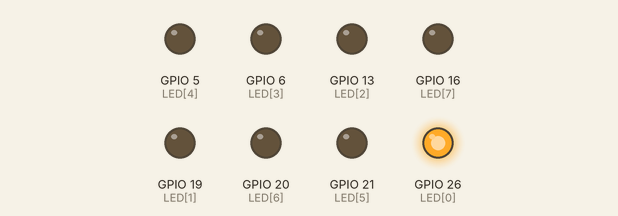
This program was run on a simulated Raspberry Pi (BCM pin numbers). On the bench: output pins drawn as LEDs (lit = HIGH).

Above: at 0.2 s.
At 1.2 s:
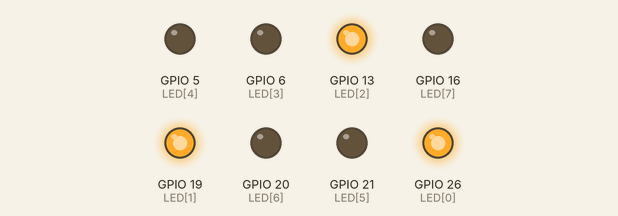
At 2.2 s:
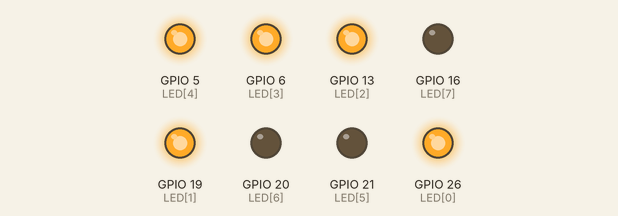
At 4.7 s:
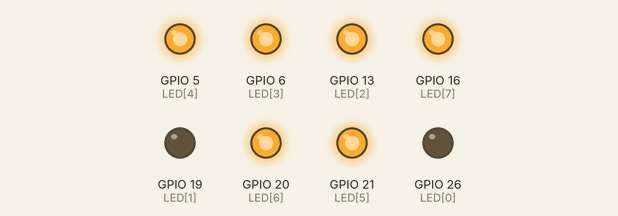
At 7.2 s:
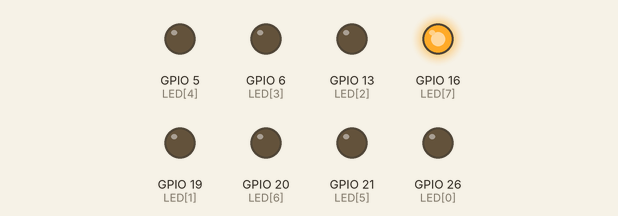
At 9.7 s:
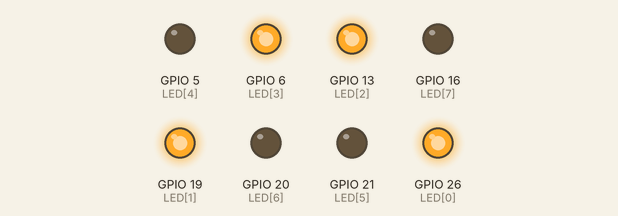
Timing chart, 0 to 10.4 s (numbered marks = the images above):
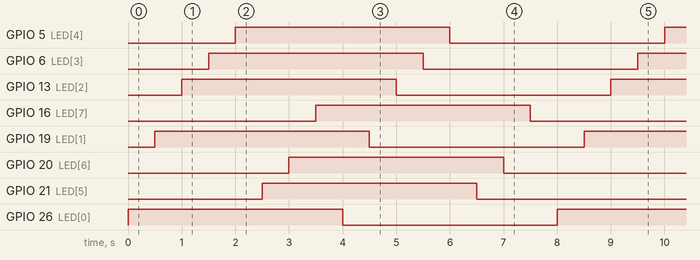

Measured:
- by itself, GPIO 5 (LED[4]), GPIO 6 (LED[3]), GPIO 13 (LED[2]), GPIO 16 (LED[7]), GPIO 19 (LED[1]), GPIO 20 (LED[6]), GPIO 21 (LED[5]), GPIO 26 (LED[0]): alternates HIGH for 4.0 s and LOW for 4.0 s
- by itself, everything shown: repeats every 8.0 s, in 16 steps

The program:

LED_Runing_I.py
```python
#!/usr/bin/python3
# by krittinunt@gmail.com

from time import sleep
import RPi.GPIO as GPIO
GPIO.setmode(GPIO.BCM)

LED = [26, 19, 13, 6, 5, 21, 20, 16]

for i in range(8):
	GPIO.setup(LED[i], GPIO.OUT)

GPIO.setwarnings(False)

try:
	while True:
		for i in range(8):
			GPIO.output(LED[i], True)
			sleep(0.5)
		for i in range(8):
			GPIO.output(LED[i], False)
			sleep(0.5)

finally:
	GPIO.cleanup()
```
